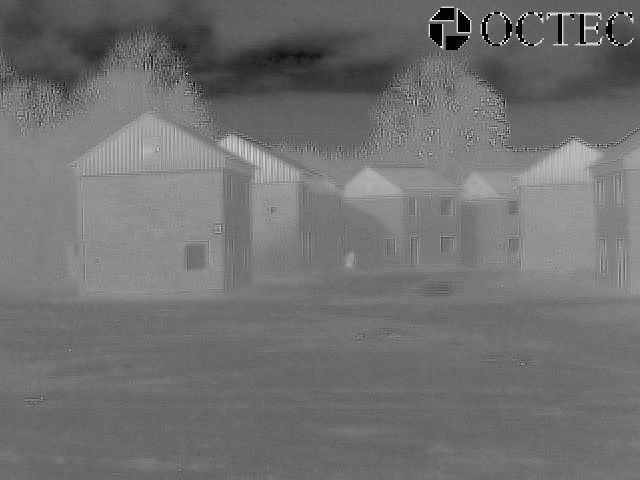
#> input picture fused_image/fused_WT.jpg, 640 x 480 px, found by its file name
$ python charge_fft.py
#> lines starting #> are read from the running program, lines starting #| are printed output that depends on the picture; long printed decimals are rounded
import numpy as np
import cv2

# 加载图像（灰度模式）
img = cv2.imread('fused_WT.jpg',0)
#> img is the input picture: shape (480, 640); min 0, max 241, mean 113.1

# 对图像进行傅立叶变换
f = np.fft.fft2(img)
fshift = np.fft.fftshift(f)

# 计算图像的振幅谱
magnitude_spectrum = 20*np.log(np.abs(fshift))
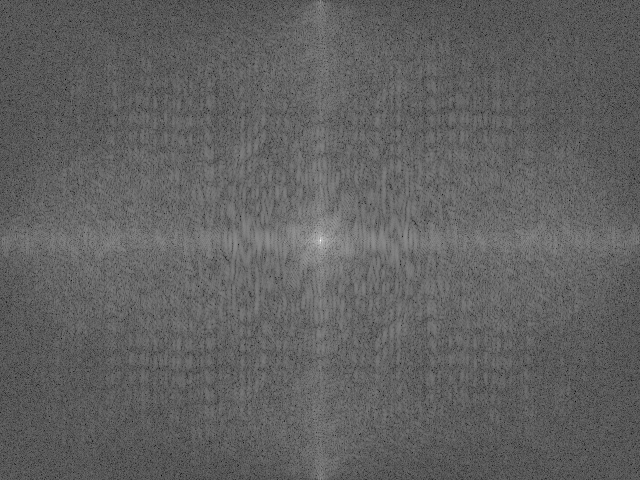
#> magnitude_spectrum: shape (480, 640) float64; min 49.9, max 347.3, mean 163.3; drawn with min black and max white

# 创建一个掩模，只保留低频分量
rows, cols = img.shape
#> rows = 480; cols = 640
crow,ccol = rows//2 , cols//2
#> crow = 240; ccol = 320
mask_low = np.zeros((rows,cols),np.uint8)
mask_low[crow-30:crow+30, ccol-30:ccol+30] = 1

# 创建一个掩模，只保留高频分量
mask_high = np.ones((rows,cols),np.uint8)
mask_high[crow-30:crow+30, ccol-30:ccol+30] = 0

# 计算低频和高频分量的平均值
low_freq_avg = np.mean(magnitude_spectrum[mask_low==1])
#> low_freq_avg = 202
high_freq_avg = np.mean(magnitude_spectrum[mask_high==1])
#> high_freq_avg = 162.9

print("Low frequency average: ", low_freq_avg)
#| Low frequency average:  201.998
print("High frequency average: ", high_freq_avg)
#| High frequency average:  162.872

$ run again, with fused_image/fused_laplace_rgb.jpg copied over fused_image/fused_WT.jpg
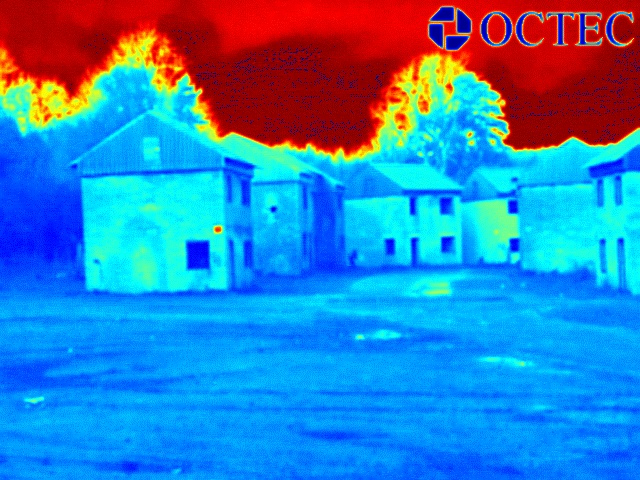
#> input picture fused_image/fused_laplace_rgb.jpg, 640 x 480 px, found by its file name
#> `img = cv2.imread('fused_WT.jpg',0)`:
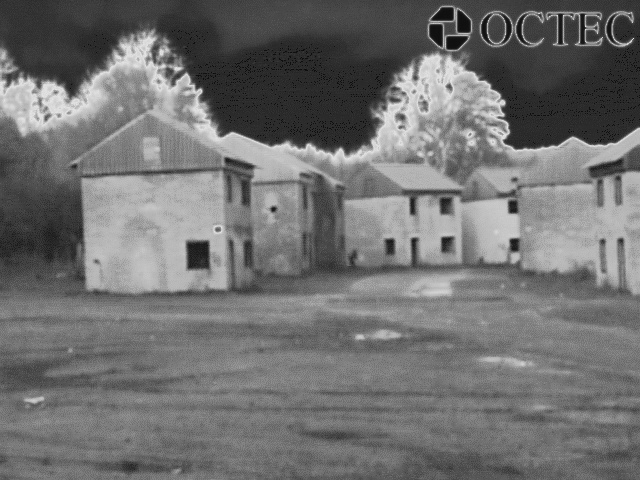
#> img: shape (480, 640); min 8, max 232, mean 112.8
#> `magnitude_spectrum = 20*np.log(np.abs(fshift))`:
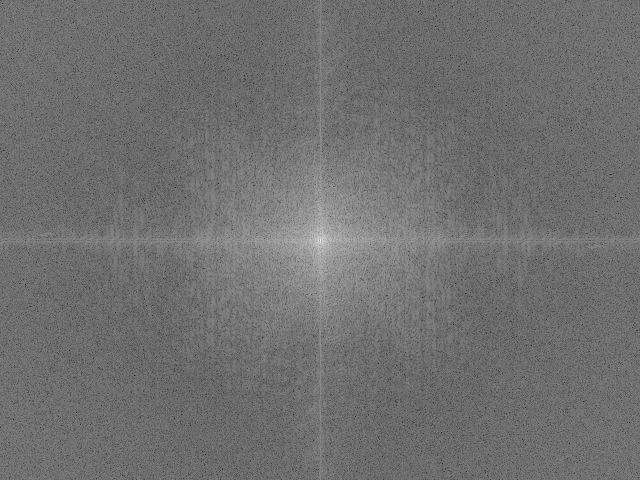
#> magnitude_spectrum: shape (480, 640) float64; min 20.72, max 347.2, mean 164.4; drawn with min black and max white
#> low_freq_avg = 222
#> high_freq_avg = 163.7
#| Low frequency average:  222.034
#| High frequency average:  163.743
